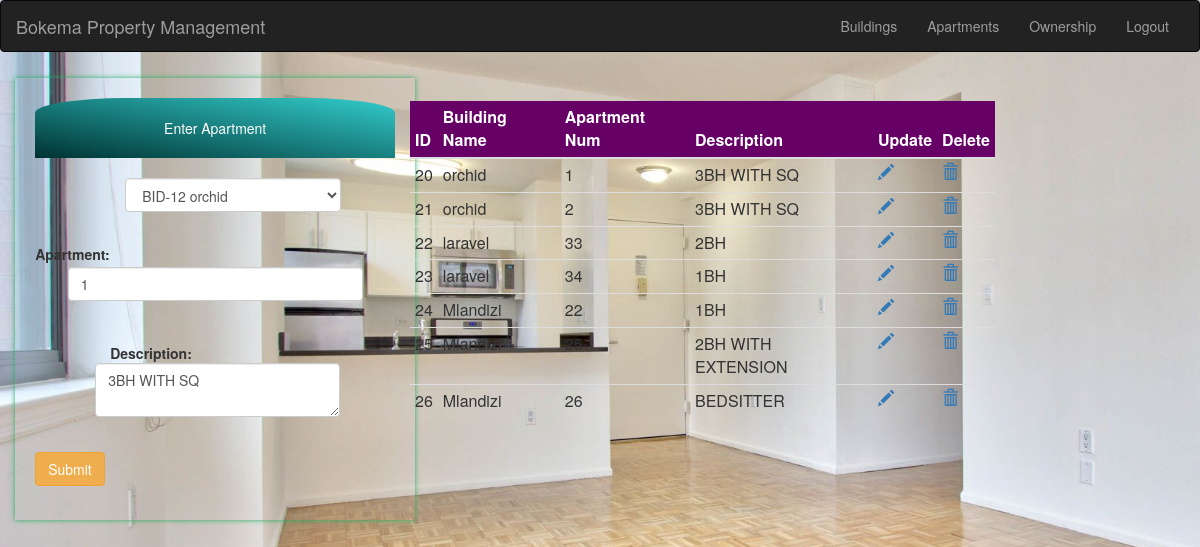
The app's page /apartment.php?update=1&id=20 with its own data.
### tables this page shows
CREATE TABLE `apartment` (
  `id` int(11) NOT NULL,
  `bid` int(11) NOT NULL,
  `apartmentNum` int(4) NOT NULL,
  `description` varchar(200) NOT NULL
);

CREATE TABLE `building` (
  `id` int(11) NOT NULL,
  `Name` varchar(200) NOT NULL,
  `Address` varchar(500) NOT NULL,
  `Developer` varchar(200) NOT NULL
);

### apartment.php (the view, shortened to what this page needs)
<?php
include 'conn.php';
$bid=$aname=$desc="";
if(isset($_GET['update'])){
    $id = $_GET['id'];
     $qry="select * from apartment where id=$id";
  if ($result = $con->query($qry)) {
    if ($row = $result->fetch_assoc()) {
    $bid=$row['bid'];
    $aname=$row['apartmentNum'];
    $desc=$row['description'];
    }
    }
           }
?>
<html>
    <head>
  <link rel="stylesheet" href="https://maxcdn.bootstrapcdn.com/bootstrap/3.3.7/css/bootstrap.min.css">
</head>
    </head>
    <body style="background-image:url('img/6.jpg'); background-size: cover; background-repeat: no-repeat;"linear-gradient(to right, #3E5151 , #DECBA4);">
     <?php
     include 'anav.php';
     ?>
        <div class="row">
         <div class="col-md-4">
       <div style="width: 400px;margin-left:4%;margin-top: 1.5%;box-shadow: 0px 0px 5px #27ae60;padding:20px">
        <div style='text-align: center;padding:20px;background:  linear-gradient(To top right,#033,#3cc);color:white;border-radius: 25% 25% 0% 0%'>Enter Apartment</div>
        <form class="form-horizontal" action="apartment.php" method="post">
            <div style="padding-top: 20px;margin-left: 25%">
                <select class="form-control" style="display:inline; width: 80%;" name="building">
                    <?php
                                include 'conn.php';
                                $qry="select * from building";
                                if ($result = $con->query($qry)) {
    while ($row = $result->fetch_assoc()) {
                    ?>
                     <option value="<?php echo $row['id']; ?>" <?php if($row['id']==$bid){echo 'selected';}?> ><?php echo "BID-".$row['id'].' '.$row['Name']; ?>
                        </option>
               <?php
    }
    }
    ?> </select>
            </div><br>
    <div class="form-group" style="margin-top: 5px">
    <label class="control-label col-sm-1" for="apartment">Apartment:</label>
    <div class="col-sm-10" style="margin-top:30px">
        <input type="text" class="form-control" name="apartment" required="" pattern="[0-9]{3}" placeholder="Apartment Number" value="<?php echo $aname;?>"/><br>
    </div>
            </div>
            <div style="margin-left: 60px;">
            <div class="form-group" style="margin-top: 2px">
    <div class="col-sm-10" style="margin-top:0.1px">
        <label class="control-label col-sm-2" for="apartment">Description:</label>
        <textarea class="form-control" name="desc" required="" placeholder="Description" ><?php echo $desc;?></textarea><br>
    </div>
            </div>
            </div>
             <button class="btn btn-warning"col-sm-5 type="submit" name="submit" value="add">Submit</button>
        </form>
      </div>
         </div>
        <div class="col-md-6">
                <div>
        <table class="table table-hover table-condensed" style="margin-top: 5%">
            <thead style="background: #660066;color:white">
            <th>ID</th>
             <th>Building Name</th>
              <th>Apartment Num</th>
              <th>Description</th>
              <th>Update</th>
              <th>Delete</th>
            </thead>
            <tbody>
                <?php
                $sql = "SELECT apartment.id, building.Name, apartment.apartmentNum, apartment.description FROM apartment JOIN building on apartment.bid=building.id;";
                $result=mysqli_query($con,$sql);
                if($result){
                    while($row = $result->fetch_assoc()){
                ?>
                <tr>
                    <td><?php echo $row['id'];?></td>
                    <td><?php echo $row['Name'];?></td>
                    <td><?php echo $row['apartmentNum'];?></td>
                    <td><?php echo $row['description']; ?></td>
                    <td><a href="apartment.php?update=1&id=<?php echo $row['id'];?>"><span class="glyphicon glyphicon-pencil"></span></a></td>
                    <td><a href="deleteapartment.php?id=<?php echo $row['id'];?>"><span class="glyphicon glyphicon-trash"></span></a></td>
                </tr>
                <?php
                }
                }
                ?>
            </tbody>
        </table>
                </div>
    </body>
</html>

### records on screen
apartment: building "BID-12 orchid", apartment "1", desc "3BH WITH SQ", id "20", building.Name "orchid", apartmentNum "1", description "3BH WITH SQ"
apartment: id "21", building.Name "orchid", apartmentNum "2", description "3BH WITH SQ"
apartment: id "22", building.Name "laravel", apartmentNum "33", description "2BH"
apartment: id "23", building.Name "laravel", apartmentNum "34", description "1BH"
apartment: id "24", building.Name "Mlandizi", apartmentNum "22", description "1BH"
apartment: id "25", building.Name "Mlandizi", description "2BH WITH EXTENSION"
apartment: id "26", building.Name "Mlandizi", apartmentNum "26", description "BEDSITTER"
